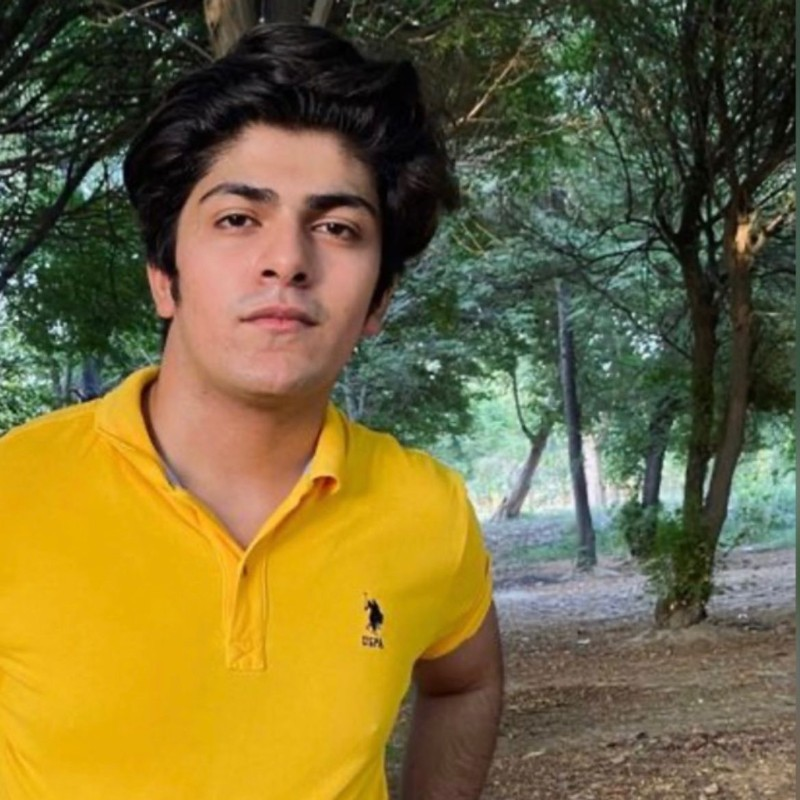
#> input picture app/images/1.jpeg, 800 x 800 px, given in place of the camera
$ python utils.py
#> lines starting #> are read from the running program, lines starting #| are printed output that depends on the picture; after the words box and inside, x2 and y2 are one past the last pixel; in counts of white or black regions, pixels touching at a corner belong together
from sklearn.neighbors import KNeighborsClassifier
import cv2
import pickle
import numpy as np
import os
import csv
import time
from datetime import datetime


from win32com.client import Dispatch

def speak(str1):
    speak=Dispatch(("SAPI.SpVoice"))
    speak.Speak(str1)

video=cv2.VideoCapture(0)
facedetect=cv2.CascadeClassifier('haarcascade_frontalface_default.xml')

with open('D:/Projects/facial_recoginition_system/encodings/names.pkl', 'rb') as w:
#> (reads encodings/names.pkl from the repository)
    LABELS=pickle.load(w)
with open('D:/Projects/facial_recoginition_system/encodings/faces_data.pkl', 'rb') as f:
#> (reads encodings/faces_data.pkl from the repository)
    FACES=pickle.load(f)

print('Shape of Faces matrix --> ', FACES.shape)

knn=KNeighborsClassifier(n_neighbors=5)
print("training")
knn.fit(FACES, LABELS)
print("training done")


# COL_NAMES = ['NAME', 'TIME']

while True:
    # print("working")
    ret,frame=video.read()
#> frame is the input picture: shape (800, 800, 3); mean B, G, R 58.5, 106.1, 119.2
    gray=cv2.cvtColor(frame, cv2.COLOR_BGR2GRAY)
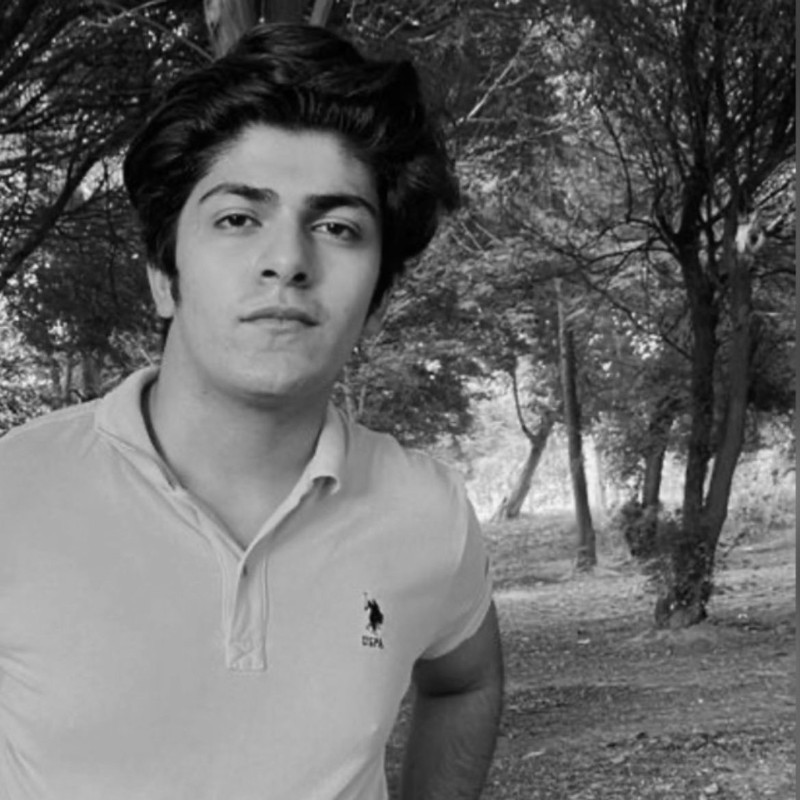
#> gray: shape (800, 800); min 0, max 246, mean 104.6
    faces=facedetect.detectMultiScale(gray, 1.3 ,5)
#> faces = [[157, 116, 258, 258]]
    for (x,y,w,h) in faces:
        crop_img=frame[y:y+h, x:x+w, :]
        resized_img=cv2.resize(crop_img, (50,50)).flatten().reshape(1,-1)
        output=knn.predict(resized_img)

        cv2.putText(frame, str(output[0]), (x,y-15), cv2.FONT_HERSHEY_COMPLEX, 1, (255,255,255), 1)
        cv2.rectangle(frame, (x,y), (x+w, y+h), (50,50,255), 1)
#> this loop made 1 pass
#> pass 1, `crop_img=frame[y:y+h, x:x+w, :]`:
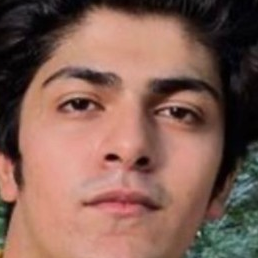
#> crop_img: shape (258, 258, 3); mean B, G, R 84.5, 96, 131.7
#> after the loop:
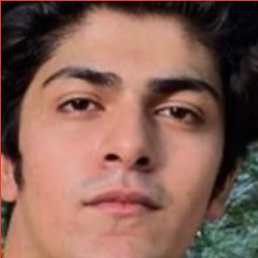
#> crop_img: shape (258, 258, 3); 0.77% of pixels changed, all inside (x1, y1, x2, y2) = (0, 0, 258, 258)
#> after the loop:
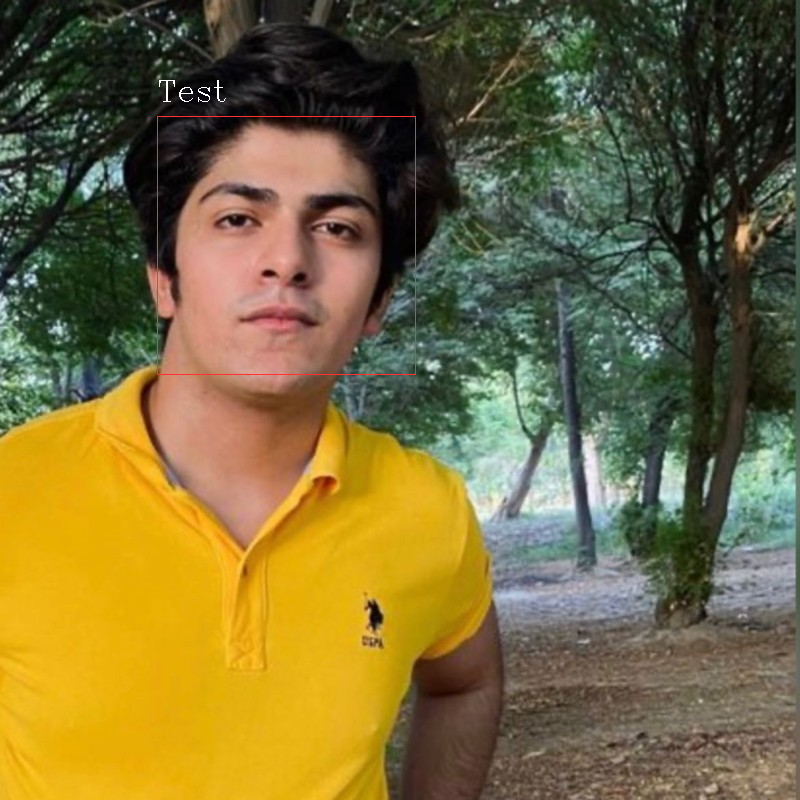
#> frame: shape (800, 800, 3); 0.2% of pixels changed, all inside (x1, y1, x2, y2) = (157, 80, 416, 375)

    cv2.imshow("Frame",frame)
    k=cv2.waitKey(1)
#> (key q is pressed here)
    if k==ord('q'):
        break
video.release()
cv2.destroyAllWindows()
